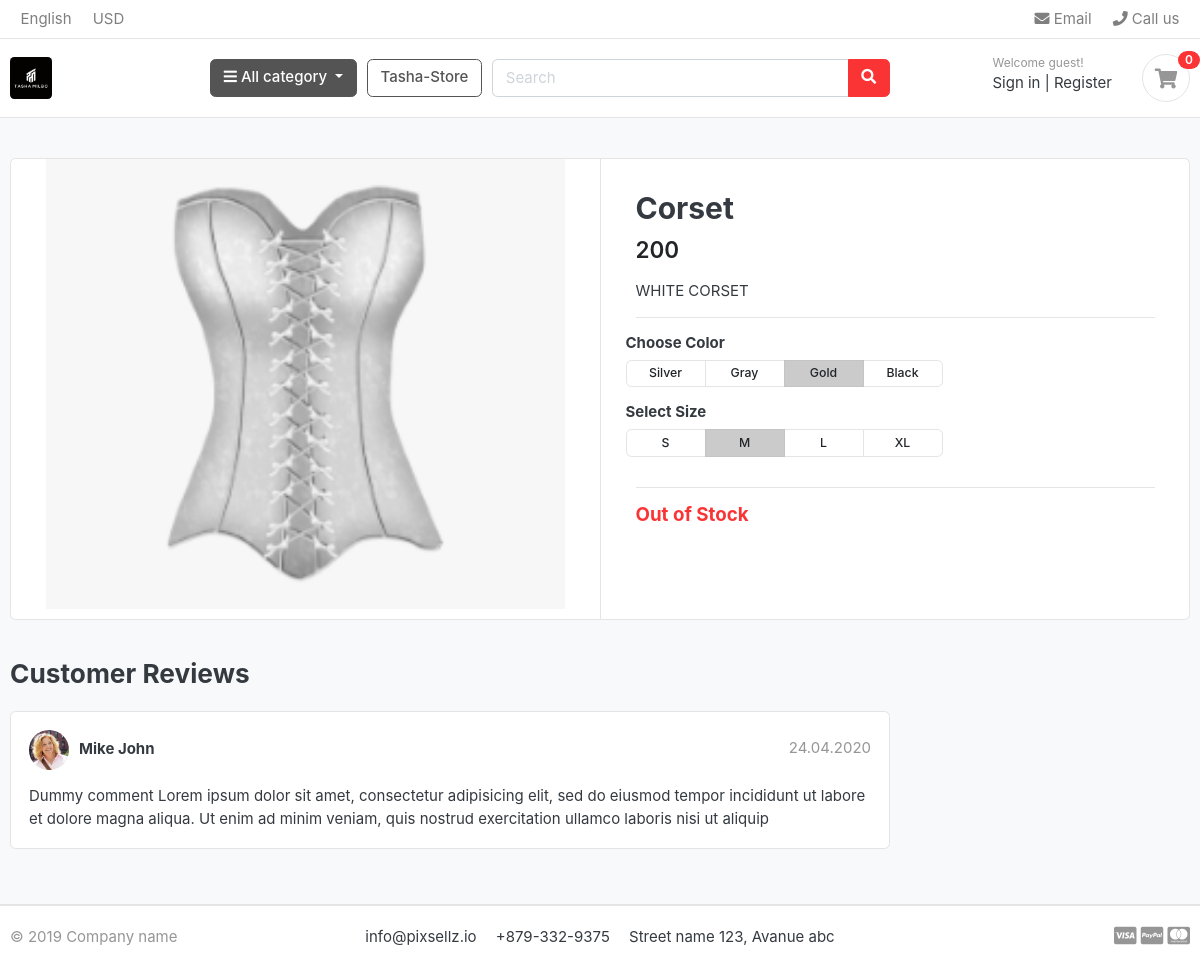
Before: /store/Corset/corset/ with the older database file.
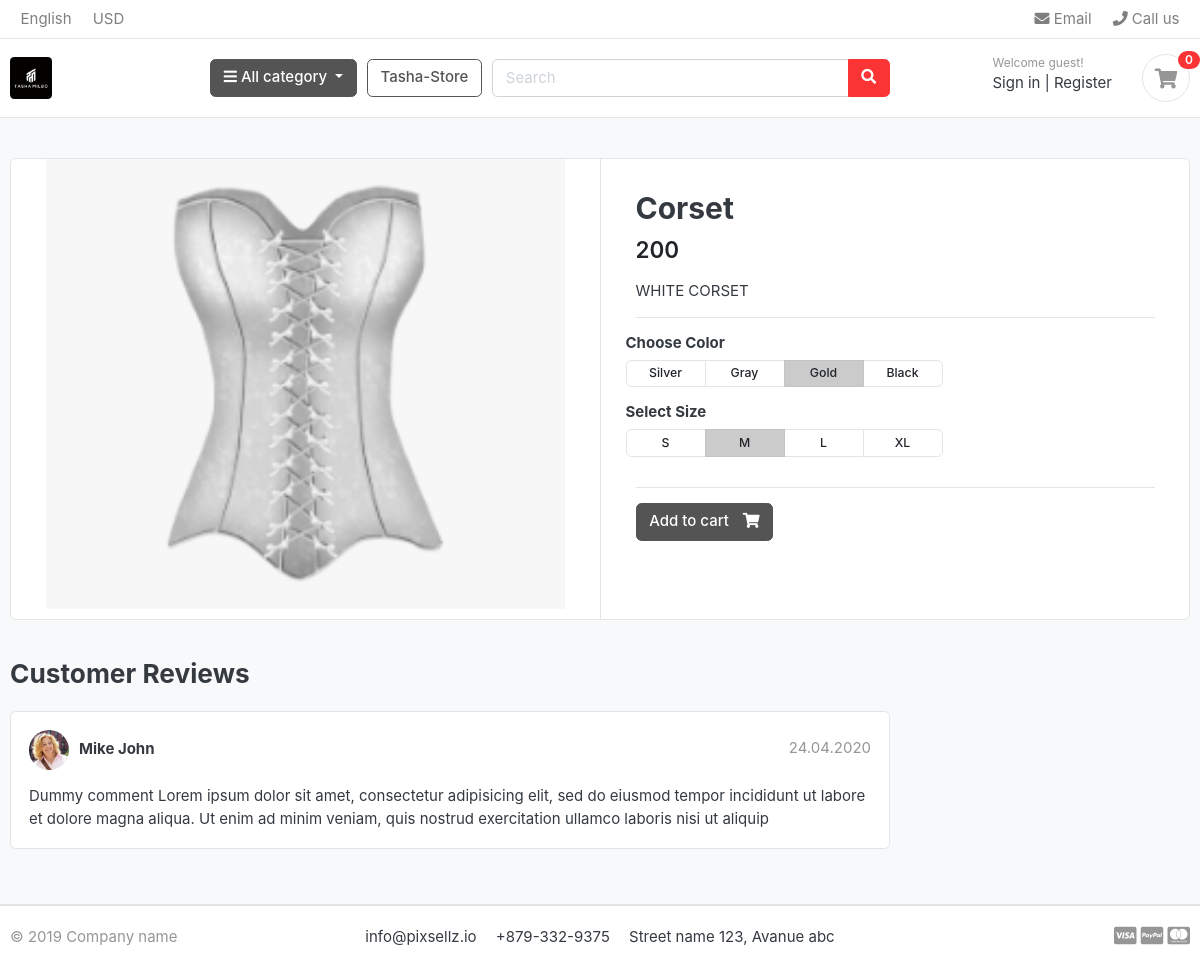
After: the same page with the newer database file.
### store/models.py (models this page shows, shortened)
class Product(models.Model):
    product_name = models.CharField(max_length=200, unique=True)
    slug         = models.SlugField(max_length=200, unique=True)
    description  = models.TextField(max_length=500, blank=True)
    price        = models.IntegerField()
    images       = models.ImageField(upload_to='photos/products')
    stock        = models.IntegerField()
    is_available = models.BooleanField(default=True)
    category     = models.ForeignKey(Category, on_delete=models.CASCADE)
    create_date  = models.DateTimeField(auto_now_add=True)
    modified_date= models.DateTimeField(auto_now=True)

### store/views.py (the view)
# urls.py: path('<slug:category_slug>/<slug:product_slug>/', views.product_detail, name='product_detail'),
def product_detail(request, category_slug, product_slug):
    try:
        single_product = Product.objects.get(category__slug=category_slug, slug=product_slug)
        in_cart = CartItem.objects.filter(cart__cart_id=_cart_id(request), product=single_product).exists()
    except Exception as e:
        raise e
    context = {
        'single_product': single_product,
        'in_cart': in_cart,
    }
    return render(request, 'store/product_detail.html', context)

### carts/context_processors.py (called while the page is built)
def counter(request):
    cart_count = 0
    if 'admin' in request.path:
        return()
    else:
        try:
            cart = Cart.objects.filter(cart_id=_cart_id(request))
            cart_items = CartItem.objects.all().filter(cart=cart[:1])
            for cart_item in cart_items:
                cart_count += cart_item.quantity
        except Cart.DoesNotExist:
            cart_count = 0
    return dict(cart_count=cart_count)

### carts/views.py (called while the page is built)
def _cart_id(request):
    cart = request.session.session_key
    if not cart:
        cart = request.session.create()
    return cart

### category/context_processors.py (called while the page is built)
def menu_links(request):
    links = Category.objects.all()
    return dict(links=links)

### category/models.py (called while the page is built)
    def get_url(self):
            return reverse('products_by_category', args=[self.slug])

### templates/store/product_detail.html
{% extends 'base.html' %}
{% load static %}
{% block content %}
<section class="section-content padding-y bg">
<div class="container">
<div class="card">
	<div class="row no-gutters">
		<aside class="col-md-6">
<article class="gallery-wrap">
	<div class="img-big-wrap">
	   <a href="#"><img src="{{single_product.images.url }}"></a>
	</div>
</article>
		</aside>
		<main class="col-md-6 border-left">
<article class="content-body">
<h2 class="title">{{ single_product.product_name }}</h2>
<div class="mb-3">
	<var class="price h4">{{single_product.price}}</var>
</div>
<p>{{ single_product.description }}</p>
<hr>
	<div class="row">
		<div class="item-option-select">
			<h6>Choose Color</h6>
			<div class="btn-group btn-group-sm btn-group-toggle" data-toggle="buttons">
			  <label class="btn btn-light">
			    <input type="radio" name="radio_color"> Silver
			  </label>
			  <label class="btn btn-light">
			    <input type="radio" name="radio_color" > Gray
			  </label>
			  <label class="btn btn-light active">
			    <input type="radio" name="radio_color checked"> Gold
			  </label>
			  <label class="btn btn-light">
			    <input type="radio" name="radio_color"> Black
			  </label>
			</div>
		</div>
	</div>
	<div class="row">
		<div class="item-option-select">
			<h6>Select Size</h6>
			<div class="btn-group btn-group-sm btn-group-toggle" data-toggle="buttons">
			  <label class="btn btn-light">
			    <input type="radio" name="radio_color"> S
			  </label>
			  <label class="btn btn-light active">
			    <input type="radio" name="radio_color" checked> M
			  </label>
			  <label class="btn btn-light">
			    <input type="radio" name="radio_color"> L
			  </label>
			  <label class="btn btn-light">
			    <input type="radio" name="radio_color"> XL
			  </label>
			</div>
		</div>
	</div>
	<hr>
{% if single_product.stock <= 0 %}
	<h5 class="text-danger">Out of Stock</h5>
	{% else %}
	  {% if in_cart %}
    <a href="#" class="btn  btn-success"> <span class="text">Added to cart</span> <i class="fas fa-check"></i>  </a>
    <a href="{% url 'cart'%}" class="btn  btn-outline-secondary"> <span class="text">View cart</span> <i class="fas fa-eye"></i>  </a>
		{% else %}
  	<a href="{% url 'add_cart' single_product.id %}" class="btn  btn-secondary"> <span class="text">Add to cart</span> <i class="fas fa-shopping-cart"></i>  </a>
    {% endif %}
  {% endif %}
</article>
		</main>
	</div>
</div>
<br>
<div class="row">
			<div class="col-md-9">
	<header class="section-heading">
		<h3>Customer Reviews </h3>
	</header>
	<article class="box mb-3">
		<div class="icontext w-100">
			<img src="{% static './images/avatars/avatar1.jpg'%}" class="img-xs icon rounded-circle">
			<div class="text">
				<span class="date text-muted float-md-right">24.04.2020 </span>
				<h6 class="mb-1">Mike John </h6>
			</div>
		</div>
		<div class="mt-3">
			<p>
				Dummy comment Lorem ipsum dolor sit amet, consectetur adipisicing elit, sed do eiusmod
				tempor incididunt ut labore et dolore magna aliqua. Ut enim ad minim veniam,
				quis nostrud exercitation ullamco laboris nisi ut aliquip
			</p>
		</div>
	</article>
	</div>
</div>
</div>
</section>
{% endblock %}

### templates/base.html (shortened to what this page needs)
{% load static %}
<!DOCTYPE HTML>
<html lang="en">
<head>
<link href="{%static 'css/bootstrap.css' %}" rel="stylesheet" type="text/css"/>
<link href="{% static 'fonts/fontawesome/css/all.min.css'%}" type="text/css" rel="stylesheet">
<link href="{% static 'css/ui.css'%}" rel="stylesheet" type="text/css"/>
<link href="{% static 'css/responsive.css'%}" rel="stylesheet" media="only screen and (max-width: 1200px)" />
</head>
<body>
{% include 'includes/navbar.html' %}
{% block content %}{% endblock %}
{% include 'includes/footer.html' %}

### templates/includes/navbar.html (shortened to what this page needs)
{% load static %}
<header class="section-header">
<nav class="navbar p-md-0 navbar-expand-sm navbar-light border-bottom">
<div class="container">
  <div class="collapse navbar-collapse" id="navbarTop4">
    <ul class="navbar-nav mr-auto">
      <li class="nav-item dropdown">
      <a href="#" class="nav-link">   English </a>
    </li>
    <li class="nav-item dropdown">
      <a href="#" class="nav-link"> USD </a>
    </li>
    </ul>
    <ul class="navbar-nav">
    <li><a href="#" class="nav-link"> <i class="fa fa-envelope"></i> Email </a></li>
    <li><a href="#" class="nav-link"> <i class="fa fa-phone"></i> Call us </a></li>
  </ul>
  </div>
</div>
</nav>
<section class="header-main border-bottom">
  <div class="container">
<div class="row align-items-center">
  <div class="col-lg-2 col-md-3 col-6">
    <a href="{% url 'home'%}" class="brand-wrap">
      <img class="logo" src="{% static './images/tasha_logo.jpg'%}" style="border-radius: 10%;">
    </a>
  </div>
  <div class="col-lg col-sm col-md col-6 flex-grow-0">
    <div class="category-wrap dropdown d-inline-block float-right">
      <button type="button" class="btn btn-secondary dropdown-toggle" data-toggle="dropdown">
        <i class="fa fa-bars"></i> All category
      </button>
    </div>
  </div>
  <a href="{% url 'store' %}" class="btn btn-outline-secondary">Tasha-Store</a>
  <div class="col-lg  col-md-6 col-sm-12 col">
    <form action="#" class="search">
      <div class="input-group w-100">
          <input type="text" class="form-control" style="width:60%;" placeholder="Search">
          <div class="input-group-append">
            <button class="btn btn-danger" type="submit">
              <i class="fa fa-search"></i>
            </button>
          </div>
        </div>
    </form>
  </div>
  <div class="col-lg-3 col-sm-6 col-8 order-2 order-lg-3">
        <div class="d-flex justify-content-end mb-3 mb-lg-0">
          <div class="widget-header">
            <small class="title text-muted">Welcome guest!</small>
            <div>
              <a href="./signin.html">Sign in</a> <span class="dark-transp"> | </span>
              <a href="./register.html"> Register</a>
            </div>
          </div>
          <a href="{% url 'cart' %}" class="widget-header pl-3 ml-3">
            <div class="icon icon-sm rounded-circle border"><i class="fa fa-shopping-cart"></i></div>
            <span class="badge badge-pill badge-danger notify">{{cart_count}}</span>
          </a>
        </div>
      </div>
</div>
  </div>
</section>
</header>

### templates/includes/footer.html
<footer class="section-footer border-top">
	<div class="container">
		<section class="footer-bottom border-top row">
			<div class="col-md-2">
				<p class="text-muted"> &copy 2019 Company name </p>
			</div>
			<div class="col-md-8 text-md-center">
				<span  class="px-2">info@pixsellz.io</span>
				<span  class="px-2">+879-332-9375</span>
				<span  class="px-2">Street name 123, Avanue abc</span>
			</div>
			<div class="col-md-2 text-md-right text-muted">
				<i class="fab fa-lg fa-cc-visa"></i>
				<i class="fab fa-lg fa-cc-paypal"></i>
				<i class="fab fa-lg fa-cc-mastercard"></i>
			</div>
		</section>
	</div>
</footer>

### greatkart/static/css/ui.css (style rules this page uses)
html { font-family: "Inter", sans-serif; font-size: 15px; }
.content-body { flex: 1 1 auto; padding: 2rem 2.3rem; }
.icon-xs, .icon-sm, .icon-md, .icon-lg { display: inline-block; text-align: center; flex-shrink: 0; flex-grow: 0; }
.icon-sm { width: 48px; height: 48px; line-height: 48px !important; font-size: 20px; }
.img-xs, .img-sm, .img-md, .img-lg { -o-object-fit: cover; object-fit: cover; flex-shrink: 0; flex-grow: 0; }
.img-xs { width: 40px; height: 40px; }
.padding-y { padding-top: 40px; padding-bottom: 40px; }
var { font-style: normal; }
article:after, .form-group:after { display: block; clear: both; content: ""; }
.bg { background-color: #f8f9fa; }
.section-heading { margin-bottom: 20px; margin-top: 15px; }
p:last-child { margin-bottom: 0; }
.header-main { position: relative; padding-top: 1rem; padding-bottom: 1rem; }
.brand-wrap .logo, .navbar-brand .logo { margin-right: 7px; max-height: 42px; display: inline-block; }
.widget-header { display: inline-block; vertical-align: middle; position: relative; }
.widget-header a { color: #343a40; }
.widget-header i { color: #969696; }
.widget-header .title { display: block; }
.widget-header .notify { position: absolute; top: -3px; right: -10px; }
.footer-bottom { padding-top: 20px; padding-bottom: 20px; }
.btn-light { background-color: #fff; border-color: #e4e4e4; }
.btn .text + i { margin-left: 10px; }
.icontext { display: inline-flex; align-items: center; vertical-align: middle; }
.icontext .text { width: 100%; line-height: 1.2; }
.icontext .icon { position: relative; margin-right: 10px; flex-shrink: 0; flex-grow: 0; }
.notify { position: absolute; top: -4px; right: -10px; display: inline-block; padding: 0.25em 0.6em; font-size: 12px; line-height: 1; text-align: center; border-radius: 3rem; color: #fff; background-color: #fa3434; }
.price { font-weight: 600; color: #212529; }
.box { padding: 18px; background: #fff; border-radius: 0.37rem; border: 1px solid #e4e4e4; }
.box img { max-width: 100%; }
.gallery-wrap .img-big-wrap { margin-bottom: 10px; border-radius: 0.37rem; overflow: hidden; background-color: #fff; }
.gallery-wrap .img-big-wrap a { text-align: center; display: block; }
.gallery-wrap .img-big-wrap img { height: 450px; width: auto; display: inline-block; }
.item-option-select { margin-bottom: 1rem; display: inline-block; margin-right: 15px; }
.item-option-select .btn { min-width: 80px; }

Changed rows visible on the page:
changed Product "Corset": stock 0 → 100 (drawn)
Other visible differences:
text no longer shown: "Out of Stock"
text now shown: "Add to cart"
